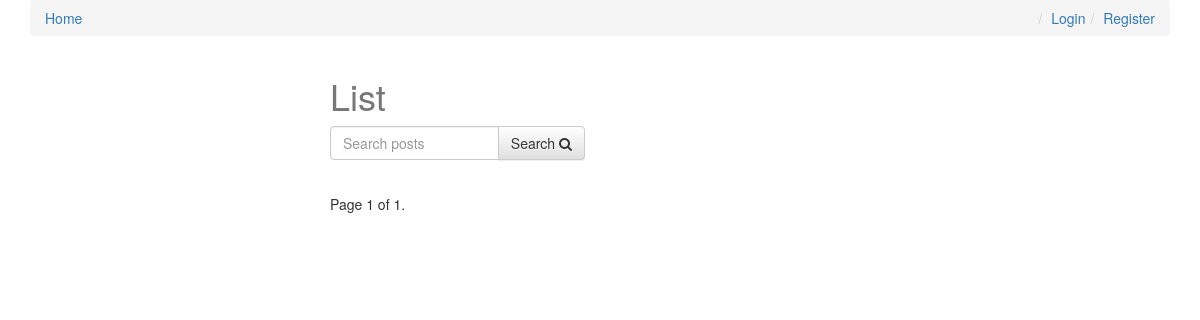
Before: / with the older database file.
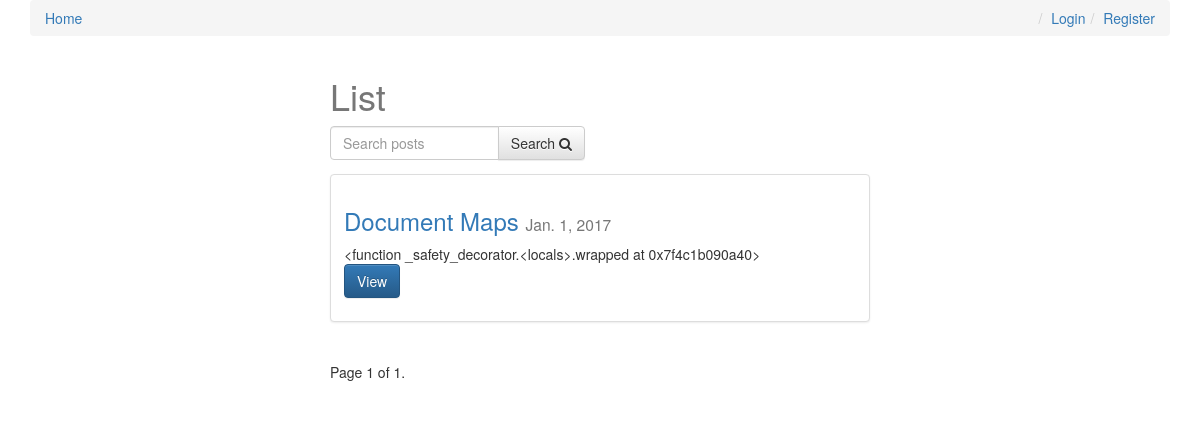
After: the same page with the newer database file.
### posts/models.py (models this page shows, shortened)
class Post(models.Model):
    user = models.ForeignKey(settings.AUTH_USER_MODEL, default=1)
    title = models.CharField(max_length=120)
    slug = models.SlugField(unique=True)
    image = models.ImageField(upload_to=upload_location,
            null=True,
            blank=True,
            width_field="width_field",
            height_field="height_field")
    height_field = models.IntegerField(default=0)
    width_field = models.IntegerField(default=0)
    content = models.TextField()
    draft = models.BooleanField(default=False)
    publish = models.DateField(auto_now=False, auto_now_add=False)
    read_time =  models.IntegerField(default=0) # models.TimeField(null=True, blank=True) #assume minutes
    updated = models.DateTimeField(auto_now=True, auto_now_add=False)
    timestamp = models.DateTimeField(auto_now=False, auto_now_add=True)
    objects = PostManager()
    def get_absolute_url(self):
        return reverse("posts:detail", kwargs={"slug": self.slug})
    class Meta:
        ordering = ["-timestamp", "-updated"]
    def get_markdown(self):
        content = self.content
        markdown_text = markdown(content)
        return mark_safe(markdown_text)

### posts/views.py (the view, shortened to what this page needs)
# urls.py: url(r'^$', post_list, name='list'),
def post_list(request):
    today = timezone.now().date()
    queryset_list = Post.objects.active()  # .order_by("-timestamp")
    if request.user.is_staff or request.user.is_superuser:
        queryset_list = Post.objects.all()
    query = request.GET.get("q")
    paginator = Paginator(queryset_list, 8)  # Show 25 contacts per page
    page_request_var = "page"
    page = request.GET.get(page_request_var)
    try:
        queryset = paginator.page(page)
    except PageNotAnInteger:
        queryset = paginator.page(1)
    except EmptyPage:
        queryset = paginator.page(paginator.num_pages)
    context = {
        "object_list": queryset,
        "title": "List",
        "page_request_var": page_request_var,
        "today": today,
    }
    return render(request, "post_list.html", context)

### posts/models.py (called while the page is built)
    def active(self, *args, **kwargs):
        return super(PostManager, self).filter(draft=False).filter(publish__lte=timezone.now())

### templates/post_list.html (shortened to what this page needs)
{% extends "base.html" %}
{% block content %}
<div class='col-sm-6 col-sm-offset-3'>
    <h1>{{ title }}</h1>
<form method='GET' action='' class='row'>
        <div class='col-sm-6'>
            <div class='input-group'>
                <input class='form-control' type='text' name='q' placeholder='Search posts' value='{{ request.GET.q }}'/>
                <span class='input-group-btn'>
                    <button class='btn btn-default' type='submit'>Search <i class="fa fa-search"></i></button>
                </span>
            </div>
        </div>
</form>
{% for obj in object_list %}
<div class="row">
  <div class="col-sm-12">
    <div class="thumbnail">
      <div class="caption post-detail-item">
        <h3><a href='{{ obj.get_absolute_url }}'>{{ obj.title }}</a> <small>{{ obj.publish }}</small></h3>
        {{ obj.get_markdown|truncatechars_html:120 }}
        <p><a href="{{ obj.get_absolute_url }}" class="btn btn-primary" role="button">View</a></p>
      </div>
    </div>
  </div>
</div>
{% endfor %}
<div class="pagination">
    <span class="step-links">
        <span class="current">
            Page {{ object_list.number }} of {{ object_list.paginator.num_pages }}.
        </span>
    </span>
</div>
</div>
{% endblock content %}

### templates/base.html (shortened to what this page needs)
{% load staticfiles %}
<html>
<head>
<link rel="stylesheet" href="https://maxcdn.bootstrapcdn.com/bootstrap/3.3.6/css/bootstrap.min.css">
<link rel="stylesheet" href="https://maxcdn.bootstrapcdn.com/bootstrap/3.3.6/css/bootstrap-theme.min.css">
<link rel='stylesheet' href='https://maxcdn.bootstrapcdn.com/font-awesome/4.5.0/css/font-awesome.min.css' >
<link rel='stylesheet' href='{% static "css/base.css" %}' />
</head>
<body>
<div class='container'>
    <ol class='breadcrumb'>
        <li><a href='{% url "posts:list" %}'>Home</a></li>
        {% if not request.user.is_authenticated %}
        <li class='pull-right'><a href='{% url "register" %}'>Register</a></li>
        <li class='pull-right'><a href='{% url "login" %}'>Login</a></li>
        {% else %}
        <li class='pull-right'><a href='{% url "logout" %}'>Logout</a></li>
        {% endif %}
    </ol>
{% block content %}{% endblock content %}
</div>
</body>
</html>

### static/css/base.css (style rules this page uses)
h1 { color: #777777; }

Changed rows visible on the page:
added Post: title "Document Maps", publish "Jan. 1, 2017", get_markdown "<function _safety_decorator.<locals>.wrapped at 0x7f4c1b090a40>"
